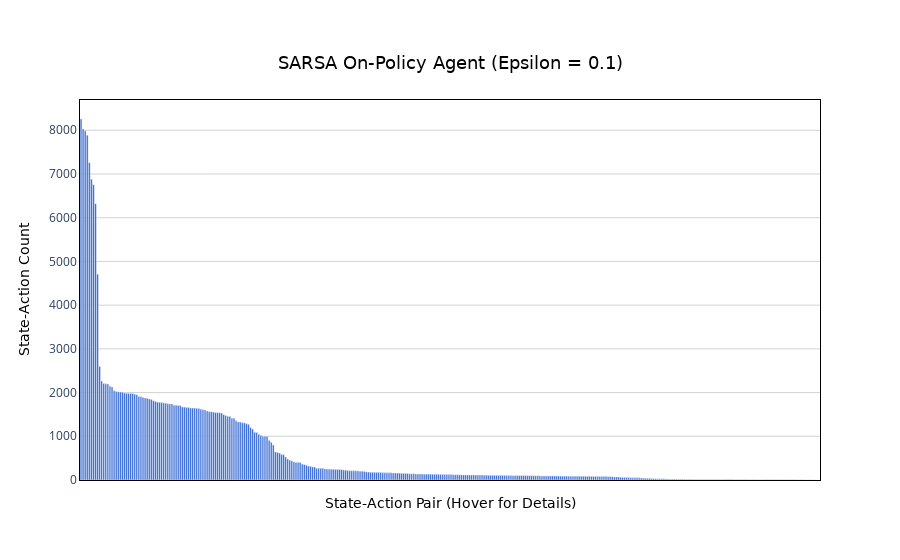

Notebook source saved alongside this figure:
### Code cell
plot_state_action_counts(sarsa_agent_1.n_counter, "SARSA On-Policy Agent (Epsilon = 0.1)")

### Figure 1 — Plotly figure (JSON) as saved in the notebook; plotly's stock layout.template omitted (floating-point values rounded to 4 significant figures; data arrays with more than 128 entries replaced by an {"elided": "..."} marker saying what was removed)
{"data": [{"hoverinfo": "text", "hoverlabel": {"bgcolor": "rgba(60, 60, 60, 0.85)", "bordercolor": "rgba(60, 60, 60, 0.85)", "font": {"color": "white", "family": "DejaVu Sans, Arial, sans-serif"}}, "hovertext": {"elided": "358 str values"}, "marker": {"color": "#245cd4"}, "type": "bar", "x": {"elided": "358 str values"}, "y": {"elided": "358 int values"}}], "layout": {"plot_bgcolor": "white", "title": {"font": {"color": "black", "family": "DejaVu Sans, Arial, sans-serif", "size": 18}, "text": "SARSA On-Policy Agent (Epsilon = 0.1)", "x": 0.5, "xanchor": "center", "y": 0.9, "yanchor": "top"}, "xaxis": {"linecolor": "black", "linewidth": 1, "mirror": true, "showline": true, "tickmode": "array", "ticktext": [], "tickvals": [], "title": {"font": {"color": "black", "family": "DejaVu Sans, Arial, sans-serif", "size": 14}, "text": "State-Action Pair (Hover for Details)"}}, "yaxis": {"gridcolor": "lightgray", "gridwidth": 1, "linecolor": "black", "linewidth": 1, "mirror": true, "showgrid": true, "showline": true, "title": {"font": {"color": "black", "family": "DejaVu Sans, Arial, sans-serif", "size": 14}, "text": "State-Action Count"}}}}
